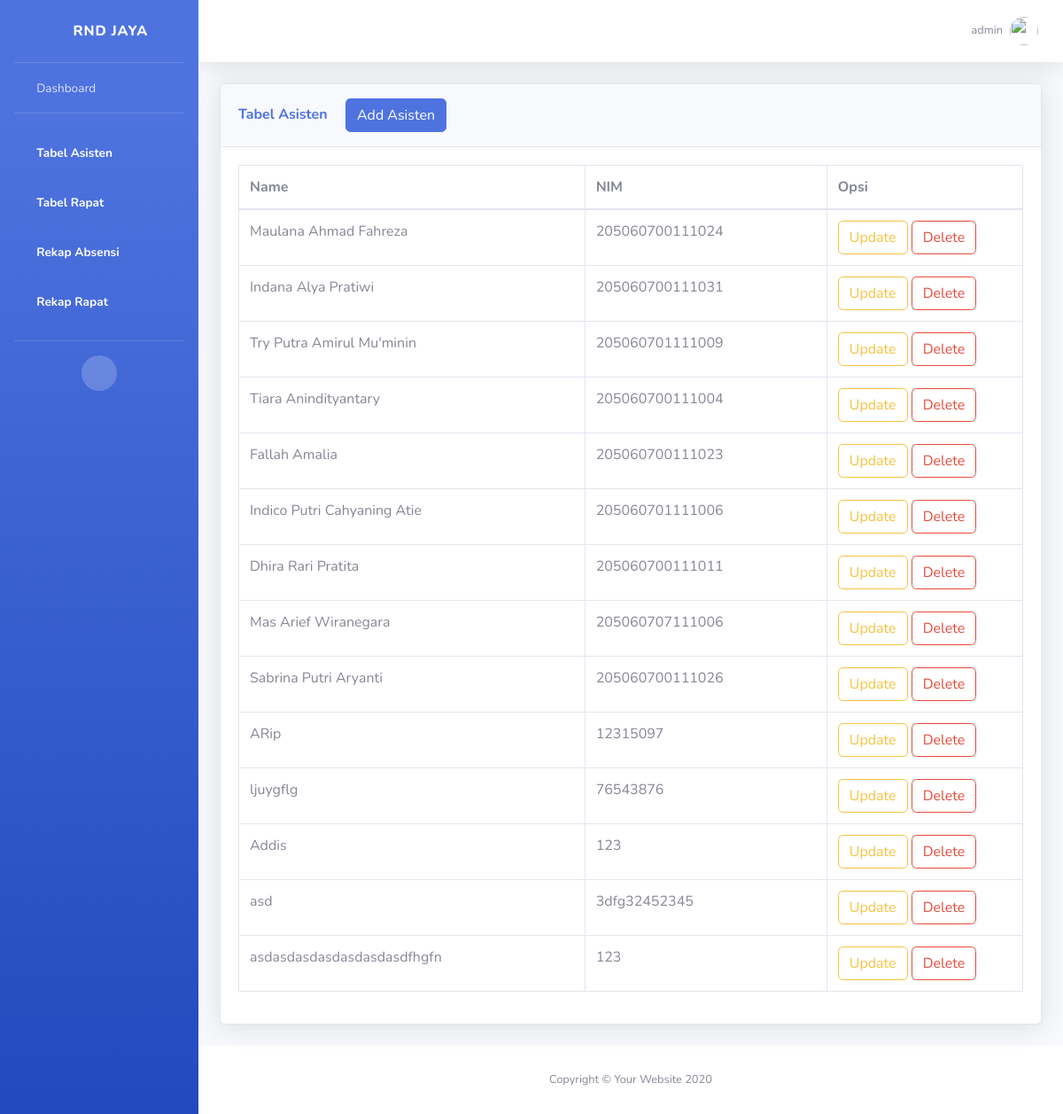
/tablesasisten.html (signed in), run on an earlier commit of the app's database.
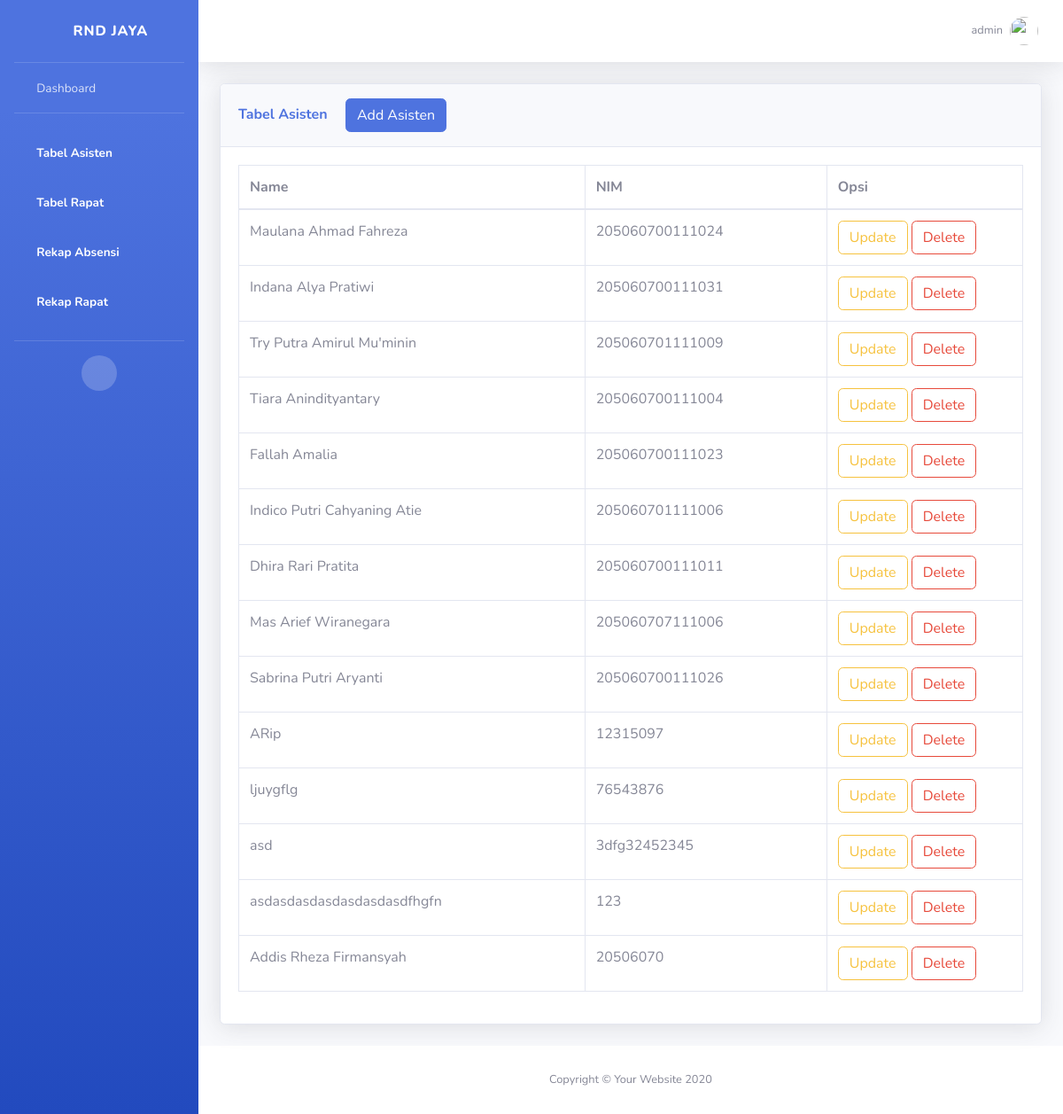
And on a later commit of the database.
### notulensi_app/models.py (models this page shows, shortened)
class Asisten(models.Model):
  nim = models.CharField(max_length=30, primary_key=True, null=False)
  nama = models.CharField(max_length=100)

### notulensi_app/views.py (the view)
# urls.py: path('tablesasisten.html', views.tabelasisten, name="tabelasisten"),
@login_required
def tabelasisten(request):
  if request.method == "POST":
    addnama= request.POST["nama"]
    addnim = request.POST["nim"]
    add_asisten = Asisten(nim=addnim, nama=addnama)
    add_asisten.save()
    return HttpResponseRedirect('tablesasisten.html')
  else:
    asist = Asisten.objects.all()
  if request.user.is_authenticated and request.user.is_superuser:
    return render(request, 'tablesasisten.html', {
      "asisten" : asist
    })
  elif request.user.is_authenticated and request.user.is_staff:
    return render(request, 'tablesasistenstaff.html',{
      "asisten" : asist
    })
  else:
    return render(request, 'tablesasistenview.html',{
      "asisten" : asist})

### notulensi_app/templates/tablesasisten.html (shortened to what the changed rows need)
{%load static%}
<!DOCTYPE html>
<html lang="en">
<head>
    <link href="{% static 'website/vendor/fontawesome-free/css/all.min.css'%}" rel="stylesheet" type="text/css">
    <link href="{% static 'website/css/sb-admin-2.min.css'%}" rel="stylesheet">
    <link href="{% static 'website/vendor/datatables/dataTables.bootstrap4.min.css'%}" rel="stylesheet">
</head>
<body id="page-top">
    <div id="wrapper">
        <div id="content-wrapper" class="d-flex flex-column">
            <div id="content">
                <div class="container-fluid">
                    <div class="card shadow mb-4">
                        <div class="card-body">
                            <div class="table-responsive">
                                <table class="table table-bordered" id="dataTable" width="100%" cellspacing="0">
                                    <thead>
                                        <tr>
                                            <th>Name</th>
                                            <th>NIM</th>
                                            <th style="align-items: center;" class="w-25" >Opsi</th>
                                        </tr>
                                    </thead>
                                    <tbody>
                                        {% for user in asisten %}
                                        <tr>
                                            <td> {{ user.nama }} </td>
                                            <td> {{ user.nim }} </td>
                                            <td>
                                                <a href="{% url 'asisten-edit' user.nim %}" class="btn btn-outline-warning">Update</a>
                                                <a href="{% url 'asisten-delete' user.nim %}" class="btn btn-outline-danger">Delete</a>
                                            </td>
                                        </tr>
                                        {% endfor %}
                                    </tbody>
                                </table>
                            </div>
                        </div>
                    </div>
                </div>
            </div>
        </div>
    </div>
</body>
</html>

What changed in the data, as far as the page shows it:
removed Asisten: nama "Addis", nim "123"
added Asisten: nama "Addis Rheza Firmansyah", nim "20506070"
